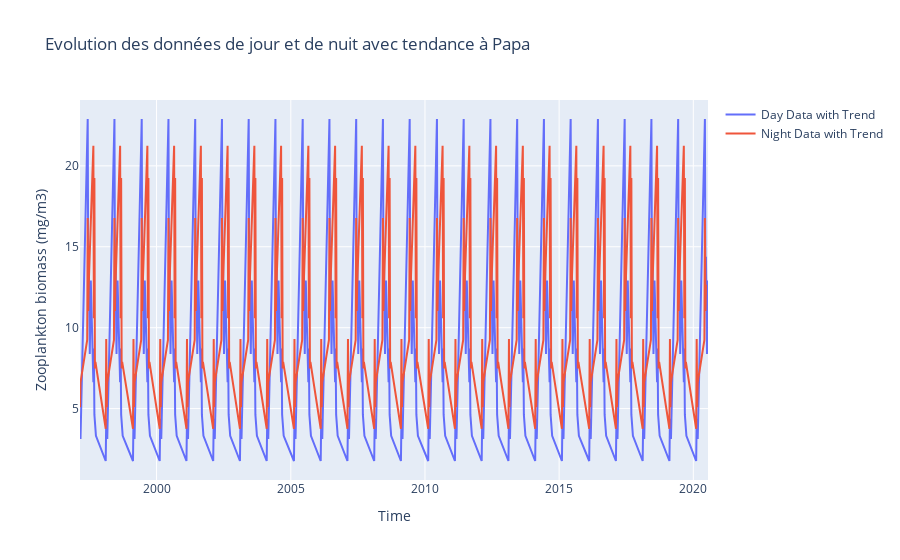

Here is the notebook cell this chart was saved with:
### Markdown cell above
## Plot final results

### Code cell
fig = make_subplots(rows=1, cols=1)

# Ajouter les données de jour et de nuit
fig.add_trace(
    go.Scatter(
        x=aggregated_smoothed["day"].dropna().index,
        y=aggregated_smoothed["day"].dropna(),  #  + aggregated_smoothed["night_trend"]
        mode="lines",
        name="Day Data with Trend",
    ),
    row=1,
    col=1,
)
fig.add_trace(
    go.Scatter(
        x=aggregated_smoothed["night"].dropna().index,
        y=aggregated_smoothed["night"].dropna(),  # + aggregated_smoothed["night_trend"],
        mode="lines",
        name="Night Data with Trend",
    ),
    row=1,
    col=1,
)

# # Ajouter les tendances de jour et de nuit
# fig.add_trace(
#     go.Scatter(
#         x=aggregated_smoothed.index,
#         y=aggregated_smoothed["day_trend"],
#         mode="lines",
#         name="Day Trend",
#         line=dict(dash="dash"),
#     ),
#     row=1,
#     col=1,
# )
# fig.add_trace(
#     go.Scatter(
#         x=aggregated_smoothed.index,
#         y=aggregated_smoothed["night_trend"],
#         mode="lines",
#         name="Night Trend",
#         line=dict(dash="dash"),
#     ),
#     row=1,
#     col=1,
# )

# Mettre à jour la mise en page
fig.update_layout(
    title=f"Evolution des données de jour et de nuit avec tendance à {station}",
    xaxis_title="Time",
    yaxis_title="Zooplankton biomass (mg/m3)",
)

fig.show()

### Figure 1 — Plotly figure (JSON) as saved in the notebook; plotly's stock layout.template omitted (floating-point values rounded to 4 significant figures; data arrays with more than 128 entries replaced by an {"elided": "..."} marker saying what was removed)
{"data": [{"mode": "lines", "name": "Day Data with Trend", "type": "scatter", "x": {"elided": "282 str values"}, "xaxis": "x", "y": {"elided": "282 float values"}, "yaxis": "y"}, {"mode": "lines", "name": "Night Data with Trend", "type": "scatter", "x": {"elided": "305 str values"}, "xaxis": "x", "y": {"elided": "305 float values"}, "yaxis": "y"}], "layout": {"title": {"text": "Evolution des données de jour et de nuit avec tendance à Papa"}, "xaxis": {"anchor": "y", "domain": [0, 1], "title": {"text": "Time"}}, "yaxis": {"anchor": "x", "domain": [0, 1], "title": {"text": "Zooplankton biomass (mg/m3)"}}}}
